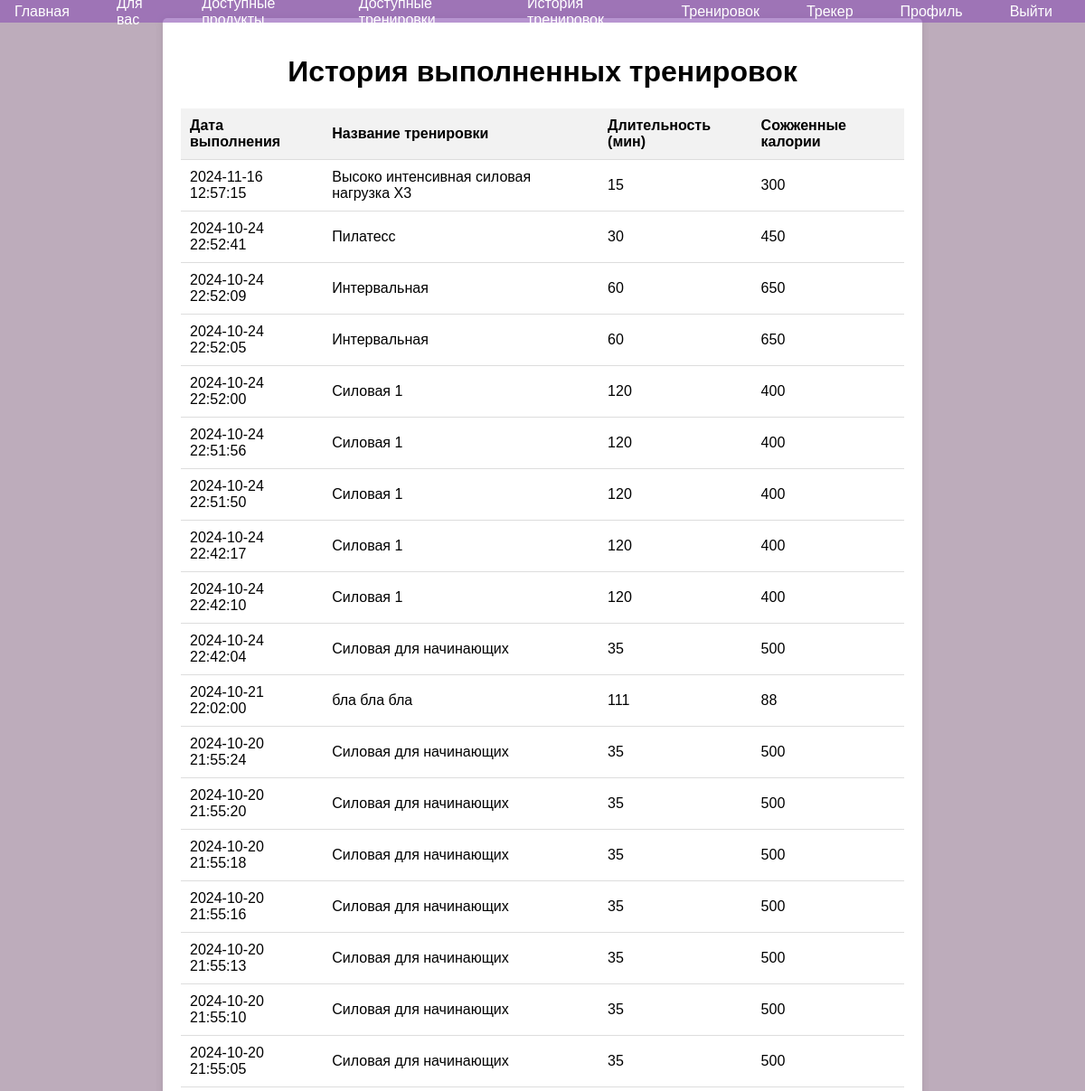
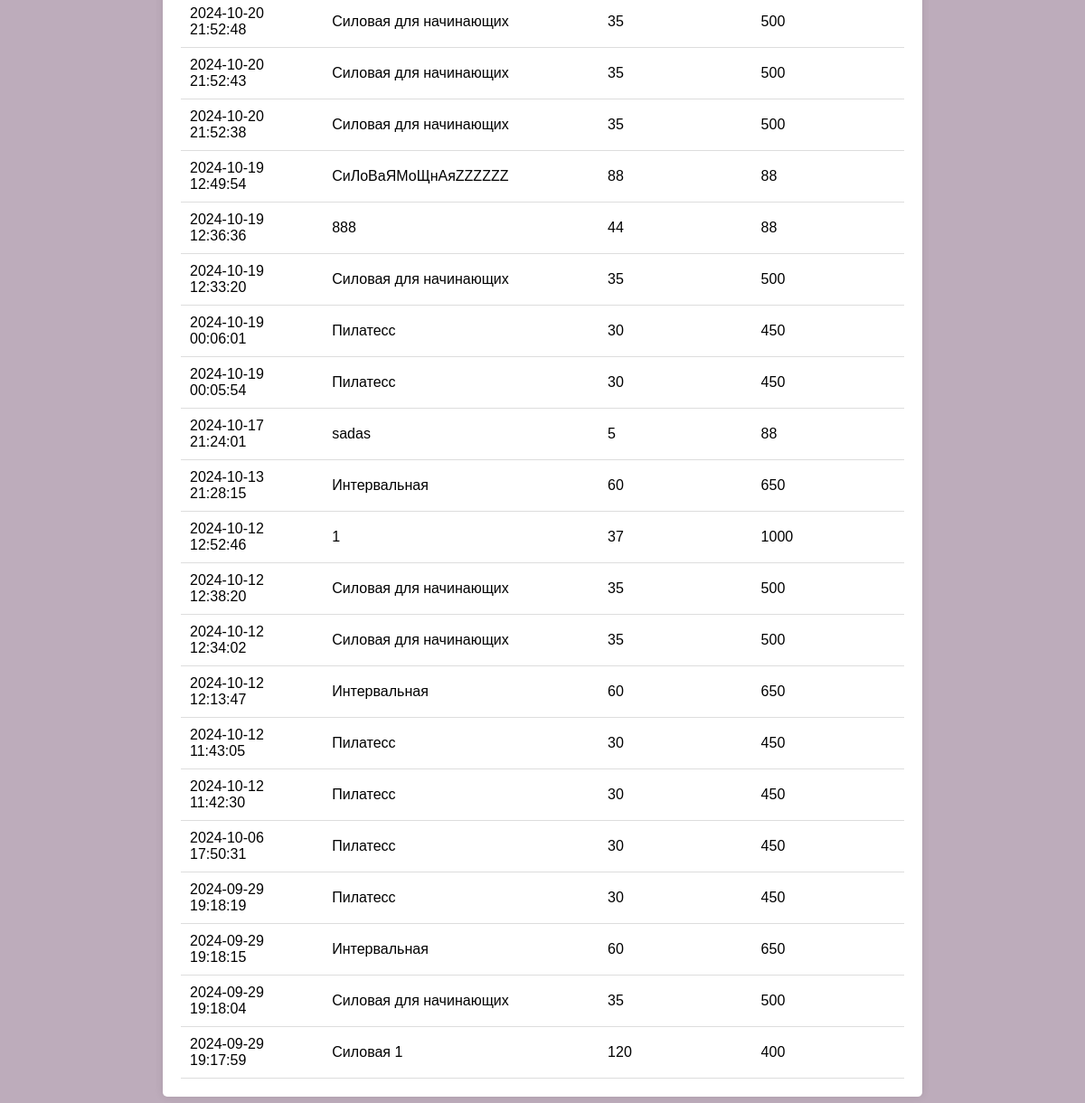
/workout_history.php (signed in), run on the app's committed database (2 pictures, top to bottom).
### tables this page shows
CREATE TABLE `training_executions` (
  `id` int(11) NOT NULL AUTO_INCREMENT,
  `execution_date` datetime DEFAULT current_timestamp(),
  `training_id` int(11) DEFAULT NULL,
  `user_id` int(11) DEFAULT NULL,
  PRIMARY KEY (`id`),
  KEY `training_id` (`training_id`),
  KEY `user_id` (`user_id`),
  CONSTRAINT `training_executions_ibfk_1` FOREIGN KEY (`training_id`) REFERENCES `training_programs` (`id`) ON DELETE SET NULL,
  CONSTRAINT `training_executions_ibfk_2` FOREIGN KEY (`user_id`) REFERENCES `users` (`id`) ON DELETE CASCADE
);

CREATE TABLE `training_programs` (
  `id` int(11) NOT NULL AUTO_INCREMENT,
  `name` varchar(255) DEFAULT NULL,
  `description` text DEFAULT NULL,
  `duration` int(11) DEFAULT NULL,
  `calories_burned` int(11) DEFAULT NULL,
  `training_name` varchar(255) DEFAULT NULL,
  `training_type_id` int(11) DEFAULT NULL,
  `created_by` int(11) DEFAULT NULL,
  `created_at` timestamp NOT NULL DEFAULT current_timestamp(),
  `status` enum('pending','approved','rejected') DEFAULT 'pending',
  PRIMARY KEY (`id`),
  KEY `training_type_id` (`training_type_id`),
  KEY `created_by` (`created_by`),
  CONSTRAINT `training_programs_ibfk_1` FOREIGN KEY (`training_type_id`) REFERENCES `training_types` (`id`) ON DELETE SET NULL,
  CONSTRAINT `training_programs_ibfk_2` FOREIGN KEY (`created_by`) REFERENCES `users` (`id`) ON DELETE CASCADE
);

### workout_history.php (the view, shortened to what this page needs)
<?php
include 'navbar.php';
$user_id = $_SESSION['user_id'];
$stmt = $conn->prepare("
    SELECT te.execution_date, tp.name, tp.description, tp.duration, tp.calories_burned
    FROM training_executions te
    JOIN training_programs tp ON te.training_id = tp.id
    WHERE te.user_id = ?
    ORDER BY te.execution_date DESC
");
$stmt->bind_param("i", $user_id);
$stmt->execute();
$history_result = $stmt->get_result();
$workout_history = $history_result->fetch_all(MYSQLI_ASSOC);
?>
<!DOCTYPE html>
<html lang="ru">
<head>
</head>
<body>
<div class="container">
    <h1>История выполненных тренировок</h1>
    <table>
        <tr>
            <th>Дата выполнения</th>
            <th>Название тренировки</th>
            <th>Длительность (мин)</th>
            <th>Сожженные калории</th>
        </tr>
        <?php if (count($workout_history) > 0): ?>
            <?php foreach ($workout_history as $workout): ?>
                <tr>
                    <td><?php echo htmlspecialchars($workout['execution_date']); ?></td>
                    <td><?php echo htmlspecialchars($workout['name']); ?></td>
                    <td><?php echo htmlspecialchars($workout['duration']); ?></td>
                    <td><?php echo htmlspecialchars($workout['calories_burned']); ?></td>
                </tr>
            <?php endforeach; ?>
        <?php else: ?>
            <tr>
                <td colspan="5">История тренировок пуста.</td>
            </tr>
        <?php endif; ?>
    </table>
</div>
</body>
</html>

### navbar.php (style rules this page uses)
body { margin: 0; padding-top: 50px; }

### workout_history.php (style rules this page uses)
body { font-family: Arial, sans-serif; background-color: #bdacbb; margin: 0; padding: 0; }
.container { width: 80%; max-width: 800px; margin: 20px auto; padding: 20px; background-color: #fff; border-radius: 5px; box-shadow: 0 0 10px rgba(0, 0, 0, 0.1); }
h1 { text-align: center; }
table { width: 100%; border-collapse: collapse; margin-top: 20px; }
th, td { padding: 10px; text-align: left; border-bottom: 1px solid #ddd; }
th { background-color: #f2f2f2; }

### data on the page
training_executions: execution_date "2024-11-16 12:57:15", training.name "Высоко интенсивная силовая нагрузка Х3", training.duration "15", training.calories_burned "300"
training_executions: execution_date "2024-10-24 22:52:41", training.name "Пилатесс", training.duration "30", training.calories_burned "450"
training_executions: execution_date "2024-10-24 22:52:09", training.name "Интервальная", training.duration "60", training.calories_burned "650"
training_executions: execution_date "2024-10-24 22:52:05", training.name "Интервальная", training.duration "60", training.calories_burned "650"
training_executions: execution_date "2024-10-24 22:52:00", training.name "Силовая 1", training.duration "120", training.calories_burned "400"
training_executions: execution_date "2024-10-24 22:51:56", training.name "Силовая 1", training.duration "120", training.calories_burned "400"
training_executions: execution_date "2024-10-24 22:51:50", training.name "Силовая 1", training.duration "120", training.calories_burned "400"
training_executions: execution_date "2024-10-24 22:42:17", training.name "Силовая 1", training.duration "120", training.calories_burned "400"
training_executions: execution_date "2024-10-24 22:42:10", training.name "Силовая 1", training.duration "120", training.calories_burned "400"
training_executions: execution_date "2024-10-24 22:42:04", training.name "Силовая для начинающих", training.duration "35", training.calories_burned "500"
training_executions: execution_date "2024-10-21 22:02:00", training.name "бла бла бла", training.duration "111", training.calories_burned "88"
training_executions: execution_date "2024-10-20 21:55:24", training.name "Силовая для начинающих", training.duration "35", training.calories_burned "500"
training_executions: execution_date "2024-10-20 21:55:20", training.name "Силовая для начинающих", training.duration "35", training.calories_burned "500"
training_executions: execution_date "2024-10-20 21:55:18", training.name "Силовая для начинающих", training.duration "35", training.calories_burned "500"
training_executions: execution_date "2024-10-20 21:55:16", training.name "Силовая для начинающих", training.duration "35", training.calories_burned "500"
training_executions: execution_date "2024-10-20 21:55:13", training.name "Силовая для начинающих", training.duration "35", training.calories_burned "500"
training_executions: execution_date "2024-10-20 21:55:10", training.name "Силовая для начинающих", training.duration "35", training.calories_burned "500"
training_executions: execution_date "2024-10-20 21:55:05", training.name "Силовая для начинающих", training.duration "35", training.calories_burned "500"
training_executions: execution_date "2024-10-20 21:52:48", training.name "Силовая для начинающих", training.duration "35", training.calories_burned "500"
training_executions: execution_date "2024-10-20 21:52:43", training.name "Силовая для начинающих", training.duration "35", training.calories_burned "500"
training_executions: execution_date "2024-10-20 21:52:38", training.name "Силовая для начинающих", training.duration "35", training.calories_burned "500"
training_executions: execution_date "2024-10-19 12:49:54", training.name "СиЛоВаЯМоЩнАяZZZZZZ", training.duration "88", training.calories_burned "88"
training_executions: execution_date "2024-10-19 12:36:36", training.name "888", training.duration "44", training.calories_burned "88"
training_executions: execution_date "2024-10-19 12:33:20", training.name "Силовая для начинающих", training.duration "35", training.calories_burned "500"
training_executions: execution_date "2024-10-19 00:06:01", training.name "Пилатесс", training.duration "30", training.calories_burned "450"
training_executions: execution_date "2024-10-19 00:05:54", training.name "Пилатесс", training.duration "30", training.calories_burned "450"
training_executions: execution_date "2024-10-17 21:24:01", training.name "sadas", training.duration "5", training.calories_burned "88"
training_executions: execution_date "2024-10-13 21:28:15", training.name "Интервальная", training.duration "60", training.calories_burned "650"
training_executions: execution_date "2024-10-12 12:52:46", training.name "1", training.duration "37", training.calories_burned "1000"
training_executions: execution_date "2024-10-12 12:38:20", training.name "Силовая для начинающих", training.duration "35", training.calories_burned "500"
training_executions: execution_date "2024-10-12 12:34:02", training.name "Силовая для начинающих", training.duration "35", training.calories_burned "500"
training_executions: execution_date "2024-10-12 12:13:47", training.name "Интервальная", training.duration "60", training.calories_burned "650"
training_executions: execution_date "2024-10-12 11:43:05", training.name "Пилатесс", training.duration "30", training.calories_burned "450"
training_executions: execution_date "2024-10-12 11:42:30", training.name "Пилатесс", training.duration "30", training.calories_burned "450"
training_executions: execution_date "2024-10-06 17:50:31", training.name "Пилатесс", training.duration "30", training.calories_burned "450"
training_executions: execution_date "2024-09-29 19:18:19", training.name "Пилатесс", training.duration "30", training.calories_burned "450"
training_executions: execution_date "2024-09-29 19:18:15", training.name "Интервальная", training.duration "60", training.calories_burned "650"
training_executions: execution_date "2024-09-29 19:18:04", training.name "Силовая для начинающих", training.duration "35", training.calories_burned "500"
training_executions: execution_date "2024-09-29 19:17:59", training.name "Силовая 1", training.duration "120", training.calories_burned "400"
